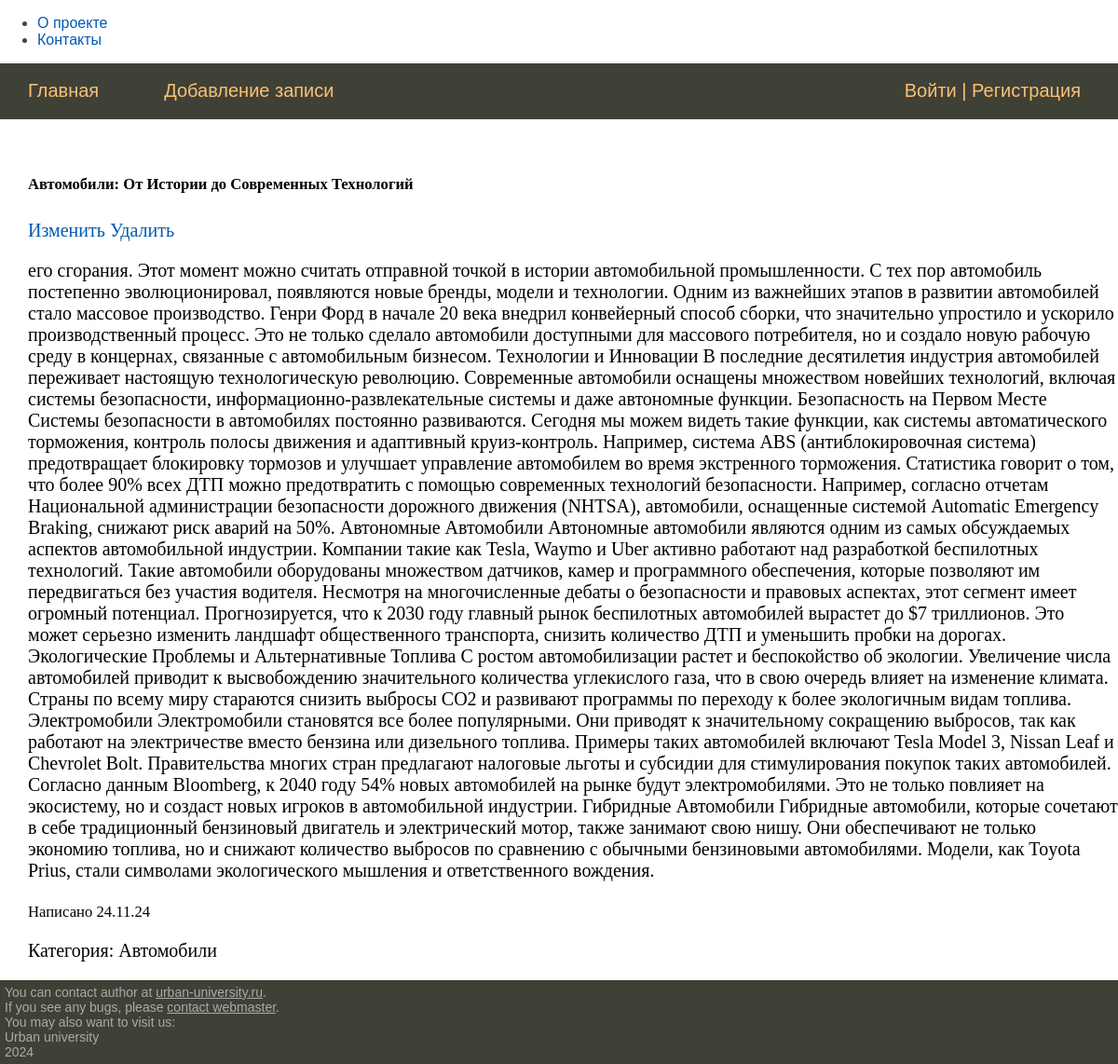
/post/1, run on the app's committed database.
### models/post.py (models this page shows, shortened)
class Post(db.Model):
    id = db.Column(db.Integer, primary_key=True)
    title = db.Column(db.String(100), nullable=False)
    content = db.Column(db.Text, nullable=False)
    time_create = db.Column(db.DateTime, default=datetime.now())
    category_id = db.Column(db.Integer, db.ForeignKey('category.id'), nullable=False)

class Category(db.Model):
    id = db.Column(db.Integer, primary_key=True)
    name = db.Column(db.String(100), nullable=False)
    posts = db.relationship('Post', backref='category', lazy=True)

### routers/posts.py (the view)
@post_route.route('/post/<int:post_id>')
def post(post_id):
    post = Post.query.get_or_404(post_id)
    return render_template('post/post.html', post=post)

### templates/post/post.html
{% extends 'base.html' %}
{% block content %}
  <div class="col-6 mx-auto">
    <div class="card my-3">
      <div class="card-body">
        <h5 class="card-title">{{ post.title }}</h5>
         <div class="d-flex">
          <a href="{{ url_for('posts.update_post', post_id=post.id) }}" class="btn btn-sm btn-outline-secondary me-2">Изменить</a>
          <a href="{{ url_for('posts.delete_post', post_id=post.id) }}" class="btn btn-sm btn-outline-danger">Удалить</a>
          </div>
        <p class="card-text">{{ post.content }}</p>
        <p class="card-text"><small class="text-muted">Написано {{ post.time_create.strftime('%d.%m.%y') }}</small></p>
        <p class="card-text">
          Категория: {{ post.category.name }}</a>
        </p>
      </div>
    </div>
</div>
{% endblock %}

### static/css/style.css (style rules this page uses)
html, body { font-family: 'Arial'; margin: 0; padding: 0; height: 100%; width: 100%; color: #444; }
a { color: #0059b2; text-decoration: none; }

### data on the page
Post: title "Автомобили: От Истории до Современных Технологий", content "его сгорания. Этот момент можно считать отправной точкой в истории автомобильной промышленности. С тех пор автомобиль постепенно эволюционировал, появляются новые бренды, модели и технологии. Одним из важнейших этапов в развитии автомобилей стало массовое производство. Генри Форд в начале 20 века внедрил конвейерный способ сборки, что значительно упростило и ускорило производственный процесс. Это не только сделало автомобили доступными для массового потребителя, но и создало новую рабочую среду в концернах, связанные с автомобильным бизнесом. Технологии и Инновации В последние десятилетия индустрия автомобилей переживает настоящую технологическую революцию. Современные автомобили оснащены…", time_create "24.11.24"
Category: category.name "Автомобили"
